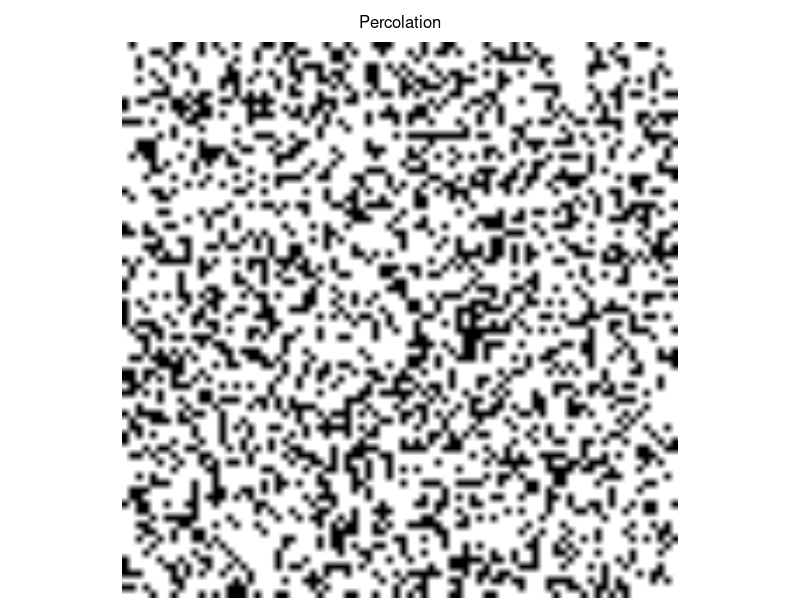
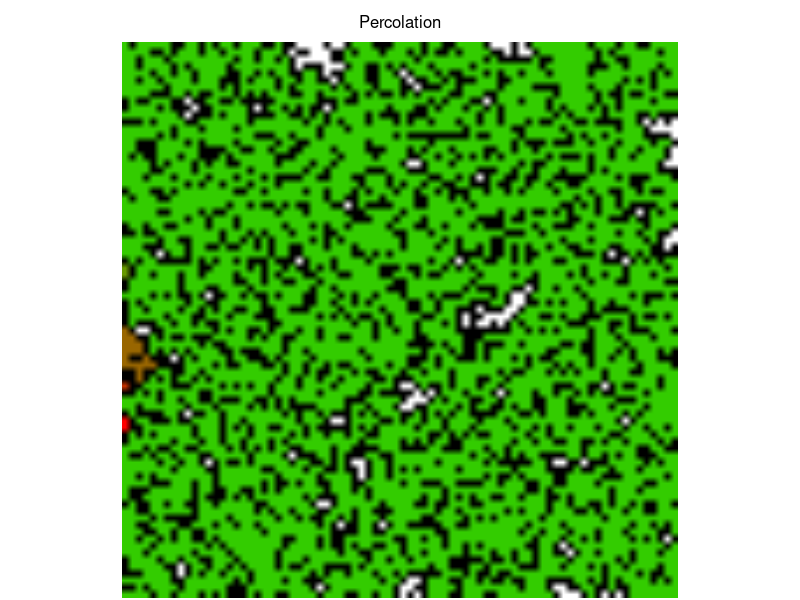

These figures' R source, in order: (Note: this script raises an error after producing the figures.)
########################
###
### Leonard Mada
### [the one and only]
###
### Percolation
###
### draft v.0.1g

### Percolation

# - some experiments in Percolation

### Github:
# https://github.com/discoleo/R/blob/master/Stat/Percolation.R


####################
####################

### helper Functions

flood = function(m, pyx, val=1, val0=0) {
	vals = pyx; pos = 1;
	
	while(TRUE) {
		if(pos > length(vals)) return(m);
		if(m[vals[pos], vals[pos + 1]] != val0) {pos = pos + 2; next;}
		m[vals[pos], vals[pos + 1]] = val;
		if(vals[pos] > 1) vals = c(vals, vals[pos]-1, vals[pos + 1]);
		if(vals[pos] < nrow(m)) vals = c(vals, vals[pos]+1, vals[pos + 1]);
		if(vals[pos+1] > 1) vals = c(vals, vals[pos], vals[pos + 1] - 1);
		if(vals[pos+1] < ncol(m)) vals = c(vals, vals[pos], vals[pos + 1] + 1);
		pos = pos + 2;
	}
	return(m);
}

flood.all = function(m, type="by Col 1", val0=0) {
	# TODO: type
	while(TRUE) {
		print("Iteration")
		id.row = match(val0, m[,1])
		if(is.na(id.row)) break;
		m = flood(m, c(id.row,1), max(m)+1)
	}
	return(m)
}

max.id = function(m) {
	out.m = m[, ncol(m)]
	out = table(out.m[out.m > 0])
	if(dim(out) == 0) {
		print("NO percolation!");
		out = table(m[m > 0])
	}
	id = match(max(out), out);
	id = as.integer(names(out)[id])
}
length.path = function(m, id, debug=TRUE) {
	if(missing(id)) {
		id = max.id(m)
		if(debug) print(id);
	}
	p.m = m;
	p.m[p.m != id] = -1;
	p.m[p.m == id] =  0;
	# TODO
	lvl = 1; pos = 1;
	# rep(c(y, x))
	vals = as.vector(rbind(seq(nrow(m)), 1));
	while(pos <= length(vals)) {
		nn = integer();
		while(pos <= length(vals)) {
			if(p.m[vals[pos], vals[pos + 1]] != 0) {pos = pos + 2; next;}
			p.m[vals[pos], vals[pos + 1]] = lvl;
			if(vals[pos] > 1) nn = c(nn, vals[pos]-1, vals[pos + 1]);
			if(vals[pos] < nrow(m)) nn = c(nn, vals[pos]+1, vals[pos + 1]);
			if(vals[pos+1] > 1) nn = c(nn, vals[pos], vals[pos + 1] - 1);
			if(vals[pos+1] < ncol(m)) nn = c(nn, vals[pos], vals[pos + 1] + 1);
			pos = pos + 2;
		}
		vals = nn;
		lvl = lvl + 1; pos = 1;
	}
	
	p.m[m == 0] =  0;
	p.m[p.m < 0 & m > 0] =  0; # other non-connected "paths";
	return(p.m);
}

### Raster
toRaster = function(m, showVal=0) {
	rs.m = array(0, c(dim(m), 3));
	if( ! is.na(showVal)) {
		isZero = (m == showVal);
		doShow = TRUE;
	} else {
		doShow = FALSE;
	}

	### R
	layer.m = m;
	layer.m[m < 0] = 0
	val.max = max(layer.m);
	if(val.max > 0) layer.m = layer.m / val.max;
	if(doShow) layer.m[isZero] = 1;
	rs.m[,,1] = layer.m;

	### G
	layer.m = 1 - layer.m;
	layer.m[m <= 0] = 0
	if(doShow) layer.m[isZero] = 1;
	rs.m[,,2] = layer.m

	### B
	if(doShow) {
		layer.m = array(0, dim(m));
		layer.m[isZero] = 1;
		rs.m[,,3] = layer.m
	}

	rs.m = as.raster(rs.m)
	return(rs.m);
}
plot.rs = function(m, main, mar, line=0.5) {
	if( ! missing(main) ) hasTitle = TRUE else hasTitle = FALSE;
	if(missing(mar)) mar = c(0,0, if(hasTitle) 2 else 0, 0) + 0.1;
	type = match(class(m), c("raster", "matrix"));
	if(all(is.na(type))) stop("Data NOT supported!")
	if(any(type == 2)) {
		m = toRaster(m);
	}
	old.par = par(mar=mar);
		plot(m);
		if(hasTitle) mtext(main, line=line)
	par(old.par);
	invisible();
}
contact.area = function(m, id) {
	area = 0;
	for(nc in 1:ncol(m)) {
		for(nr in 1:nrow(m)) {
			if(m[nr, nc] != id) next;
			if(nr > 1 && m[nr-1,nc] != id) area = area + 1;
			if(nr < nrow(m) && m[nr+1,nc] != id) area = area + 1;
			if(nc > 1 && m[nr,nc-1] != id) area = area + 1;
			if(nc < nrow(m) && m[nr,nc+1] != id) area = area + 1;
		}
	}
	return(area);
}


################
################

### Examples
dims = c(80, 80)
p = 0.3

m = sample(c(-1, 0), prod(dims), replace=T, prob=c(p, 1-p))
m = matrix(m, nrow=dims[1])
m[1:10, 1:10]
plot.rs(m, "Percolation")


### Flood Fill
m = flood.all(m)

m[1:10, 1:10]

table(m)
table(m[,dims[2]])

plot.rs(m, "Percolation")


### Shortest Path
path.m = length.path(m)

id = dim(path.m)[2];
path.m[1:10, seq(id - 10, id)]

table(path.m[,dims[2]])


### Raster
plot.rs(rs.m, main="Path Length")


### Stat/Percolation
# - cells not accessible;
sum(m == 0) / prod(dim(m))
# - total contact area
a0 = contact.area(m, -1)
# - liquid contact area
a1 = contact.area(m, max.id(m))
a0; a1; a1 / a0;



###################

### Ex 2:
dims = c(80, 80)
p = 0.4

m = sample(c(-1, 0), prod(dims), replace=T, prob=c(p, 1-p))
m = matrix(m, nrow=dims[1])
m[1:10, 1:10]

m = flood.all(m)

m[1:10, 1:10]

table(m)
table(m[,dims[2]])


plot.rs(m, main="Percolation: Multiple Paths")


### Shortest Path
path.m = length.path(m)

id = dim(path.m)[2];
path.m[1:10, seq(id - 10, id)]

table(path.m[,dims[2]])


### Raster
plot.rs(path.m, main="Path Length")
# Note:
# - only "dominant" path is visualized;

# plot.rs(length.path(m, id=5), main="Path Length")


### Stat/Percolation
# - cells not accessible;
sum(m == 0) / prod(dim(m))
# - total contact area
a0 = contact.area(m, -1)
# - liquid contact area
a1 = contact.area(m, max.id(m))
a0; a1; a1 / a0;


#############

### Ex 3:
dims = c(200, 200) # takes long!
p = 0.40

m = sample(c(-1, 0), prod(dims), replace=T, prob=c(p, 1-p))
m = matrix(m, nrow=dims[1])
m[1:10, 1:10]

m = flood.all(m)

m[1:10, 1:10]

table(m)
table(m[,dims[2]])


#################
#################

### Periodic Boundary Condition

# - takes ~20 s;
dims = c(2000, 80)
p = 0.4

m = sample(c(-1, 0), prod(dims), replace=T, prob=c(p, 1-p))
m = matrix(m, nrow=dims[1])
m[1:10, 1:10]

m = flood.all(m)

m[1:10, 1:10]

table(m)
table(m[,dims[2]])


plot.rs(m, main="Percolation: Multiple Paths")


### Shortest Path
path.m = length.path(m)

id = dim(path.m)[2];
path.m[1:10, seq(id - 10, id)]

table(path.m[,dims[2]])


### Raster
plot.rs(path.m, main="Path Length")
# Note:
# - only "dominant" path is visualized;

# plot.rs(length.path(m, id=5), main="Path Length")

####################
### Stat/Percolation

### Inaccessible
# - cells that are not accessible;
sum(m == 0) / prod(dim(m))
# ~ 17%;


### Other:
# - Average Path Height;
# - Average Inputs;
# - Average Outputs;
# - Average Length;
# - Flux, Bottleneck;


###########

### Test
m = flood(m, c(1,1), max(m)+1)
m[1:10, 1:10]

table(m == 0)


### Test Raster
rs.m = toRaster(path.m);
plot(rs.m)
